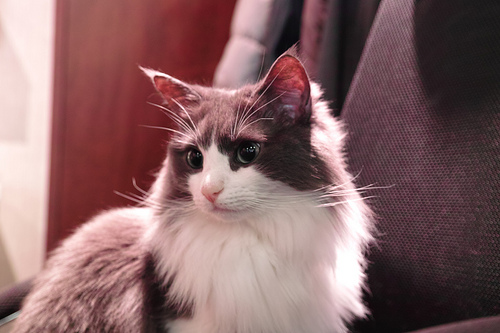
#> input picture cat2.jpg, 500 x 333 px
$ python detect_cat.py
#> lines starting #> are read from the running program, lines starting #| are printed output that depends on the picture; after the words box and inside, x2 and y2 are one past the last pixel; in counts of white or black regions, pixels touching at a corner belong together
import sys
import cv2 as cv

def detect(imagefilename, cascadefilename):
#> called with imagefilename = 'cat2.jpg', cascadefilename = 'cascade.xml'
    srcimg = cv.imread(imagefilename)
#> srcimg is the input picture: shape (333, 500, 3); mean B, G, R 100.6, 99.4, 134.1
    if srcimg is None:
        print('cannot load image')
        sys.exit(-1)
    dstimg = srcimg.copy()
    cascade = cv.CascadeClassifier(cascadefilename)
    if cascade.empty():
        print('cannnot load cascade file')
        sys.exit(-1)
    objects = cascade.detectMultiScale(srcimg, 1.1, 3)
#> objects = [[157, 110, 118, 118]]
    for (x, y, w, h) in objects:
        print(x, y, w, h)
        cv.rectangle(dstimg, (x, y), (x + w, y + h), (0, 0, 255), 2)
#> this loop made 1 pass
#| 157 110 118 118
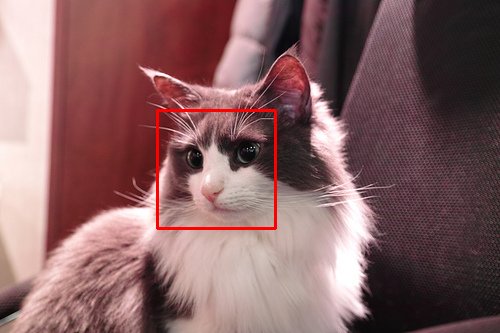
#> dstimg: shape (333, 500, 3); 0.85% of pixels changed, all inside (x1, y1, x2, y2) = (156, 109, 277, 230)
    return dstimg

if __name__ == '__main__':
    result = detect('cat2.jpg', 'cascade.xml')
    cv.imwrite('result.jpg', result)

$ run again, with cat.jpg copied over cat2.jpg
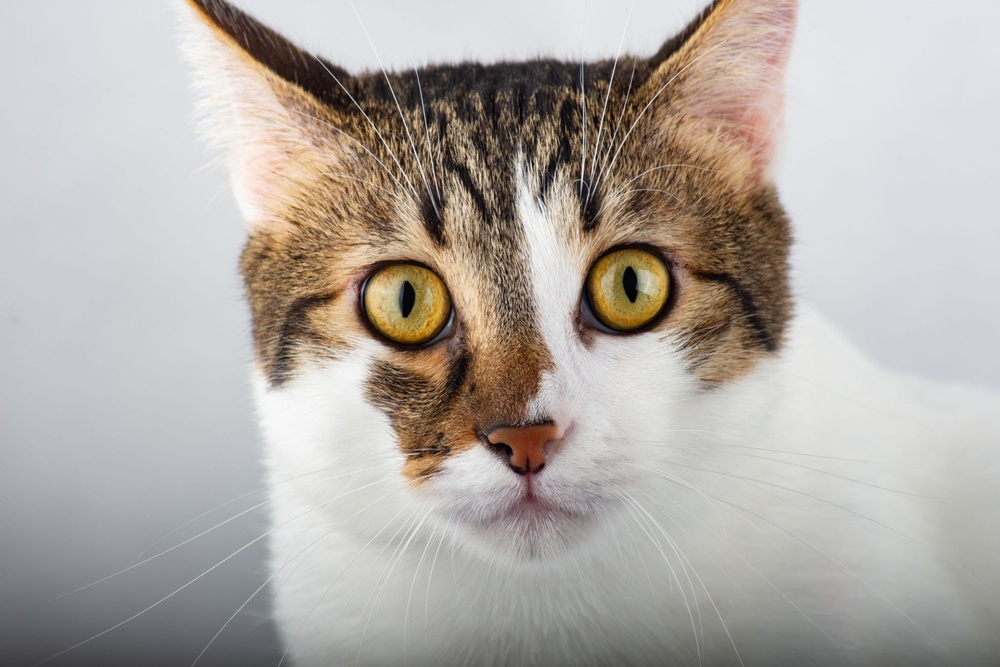
#> input picture cat.jpg, 1000 x 667 px, shrunk from 2048 x 1365 before the run
#> in detect, srcimg is the input picture: shape (667, 1000, 3); mean B, G, R 165.9, 171.2, 177.2
#> objects = [[264, 105, 501, 501]]
#> the loop in detect, `for (x, y, w, h) in objects:` made 1 pass
#> (printed output is left out)
#> after the loop in detect, `for (x, y, w, h) in objects:`:
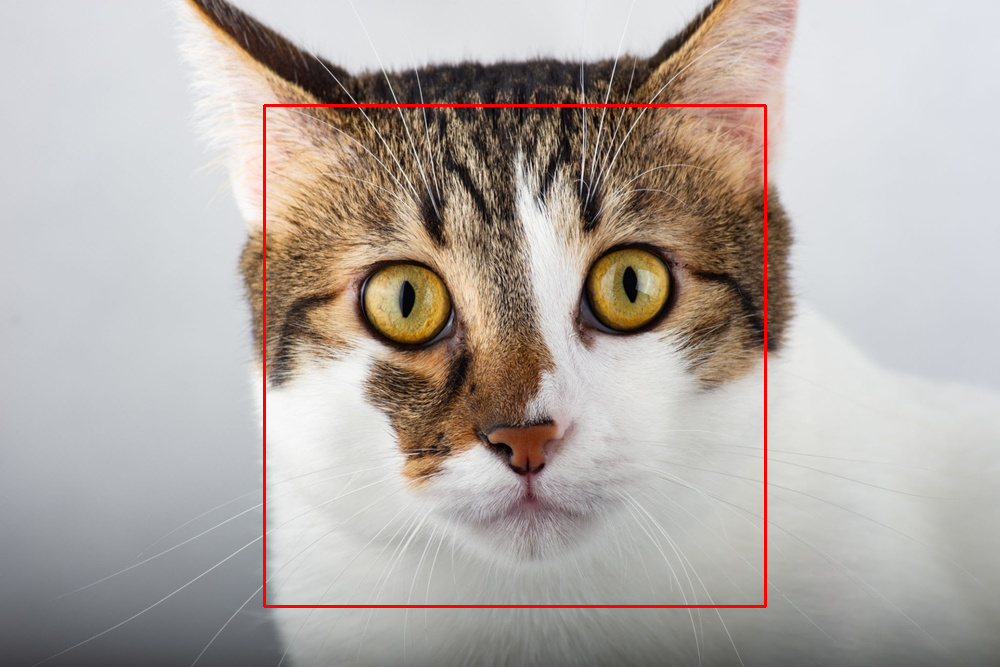
#> dstimg: shape (667, 1000, 3); 0.9% of pixels changed, all inside (x1, y1, x2, y2) = (263, 104, 767, 608)
